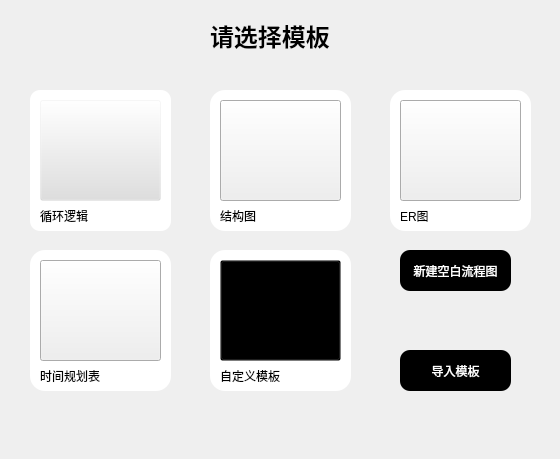
<?xml version="1.0" encoding="UTF-8"?>
<ui version="4.0">
 <class>Dialog</class>
 <widget class="QDialog" name="Dialog">
  <property name="geometry">
   <rect>
    <x>0</x>
    <y>0</y>
    <width>560</width>
    <height>459</height>
   </rect>
  </property>
  <property name="windowTitle">
   <string>Dialog</string>
  </property>
  <property name="styleSheet">
   <string notr="true">/*font: 290 11pt &quot;微软雅黑 Light&quot;;*/</string>
  </property>
  <widget class="QPushButton" name="add_mode">
   <property name="geometry">
    <rect>
     <x>400</x>
     <y>350</y>
     <width>111</width>
     <height>41</height>
    </rect>
   </property>
   <property name="styleSheet">
    <string notr="true">border-radius: 10px;
background-color: rgb(0,0,0);
color:white;
font: 700 9pt &quot;Microsoft YaHei UI&quot;;</string>
   </property>
   <property name="text">
    <string>导入模板</string>
   </property>
  </widget>
  <widget class="QPushButton" name="nothing">
   <property name="geometry">
    <rect>
     <x>400</x>
     <y>250</y>
     <width>111</width>
     <height>41</height>
    </rect>
   </property>
   <property name="styleSheet">
    <string notr="true">border-radius: 10px;
background-color: rgb(0,0,0);
color:white;
font: 700 9pt &quot;Microsoft YaHei UI&quot;;</string>
   </property>
   <property name="text">
    <string>新建空白流程图</string>
   </property>
  </widget>
  <widget class="QLabel" name="label">
   <property name="geometry">
    <rect>
     <x>210</x>
     <y>10</y>
     <width>161</width>
     <height>51</height>
    </rect>
   </property>
   <property name="styleSheet">
    <string notr="true">background-color: rgba(255, 255, 255,0);
font: 290 8pt &quot;微软雅黑 Light&quot;;</string>
   </property>
   <property name="text">
    <string>&lt;html&gt;&lt;head/&gt;&lt;body&gt;&lt;p&gt;&lt;span style=&quot; font-size:18pt; font-weight:700;&quot;&gt;请选择模板&lt;/span&gt;&lt;/p&gt;&lt;/body&gt;&lt;/html&gt;</string>
   </property>
  </widget>
  <widget class="QPushButton" name="mode1">
   <property name="geometry">
    <rect>
     <x>40</x>
     <y>100</y>
     <width>121</width>
     <height>101</height>
    </rect>
   </property>
   <property name="styleSheet">
    <string notr="true">background-color: rgba(223, 223, 223,0.1);</string>
   </property>
   <property name="text">
    <string/>
   </property>
  </widget>
  <widget class="QPushButton" name="mode2">
   <property name="geometry">
    <rect>
     <x>220</x>
     <y>100</y>
     <width>121</width>
     <height>101</height>
    </rect>
   </property>
   <property name="styleSheet">
    <string notr="true"/>
   </property>
   <property name="text">
    <string/>
   </property>
  </widget>
  <widget class="QPushButton" name="mode3">
   <property name="geometry">
    <rect>
     <x>400</x>
     <y>100</y>
     <width>121</width>
     <height>101</height>
    </rect>
   </property>
   <property name="styleSheet">
    <string notr="true"/>
   </property>
   <property name="text">
    <string/>
   </property>
  </widget>
  <widget class="QPushButton" name="mode4">
   <property name="geometry">
    <rect>
     <x>40</x>
     <y>260</y>
     <width>121</width>
     <height>101</height>
    </rect>
   </property>
   <property name="styleSheet">
    <string notr="true"/>
   </property>
   <property name="text">
    <string/>
   </property>
  </widget>
  <widget class="QPushButton" name="mode5">
   <property name="geometry">
    <rect>
     <x>220</x>
     <y>260</y>
     <width>121</width>
     <height>101</height>
    </rect>
   </property>
   <property name="styleSheet">
    <string notr="true">background-color:transparent</string>
   </property>
   <property name="text">
    <string/>
   </property>
  </widget>
  <widget class="QLabel" name="label_2">
   <property name="geometry">
    <rect>
     <x>40</x>
     <y>200</y>
     <width>121</width>
     <height>31</height>
    </rect>
   </property>
   <property name="text">
    <string>循环逻辑</string>
   </property>
  </widget>
  <widget class="QLabel" name="label_3">
   <property name="geometry">
    <rect>
     <x>220</x>
     <y>200</y>
     <width>121</width>
     <height>31</height>
    </rect>
   </property>
   <property name="text">
    <string>结构图</string>
   </property>
  </widget>
  <widget class="QLabel" name="label_4">
   <property name="geometry">
    <rect>
     <x>400</x>
     <y>200</y>
     <width>121</width>
     <height>31</height>
    </rect>
   </property>
   <property name="text">
    <string>ER图</string>
   </property>
  </widget>
  <widget class="QLabel" name="label_5">
   <property name="geometry">
    <rect>
     <x>40</x>
     <y>360</y>
     <width>121</width>
     <height>31</height>
    </rect>
   </property>
   <property name="text">
    <string>时间规划表</string>
   </property>
  </widget>
  <widget class="QLabel" name="label_6">
   <property name="geometry">
    <rect>
     <x>220</x>
     <y>360</y>
     <width>121</width>
     <height>31</height>
    </rect>
   </property>
   <property name="text">
    <string>自定义模板</string>
   </property>
  </widget>
  <widget class="QLabel" name="frame_1">
   <property name="geometry">
    <rect>
     <x>30</x>
     <y>90</y>
     <width>141</width>
     <height>141</height>
    </rect>
   </property>
   <property name="styleSheet">
    <string notr="true">background-color: rgba(255, 255, 255,1);
border-radius: 10px;</string>
   </property>
   <property name="text">
    <string/>
   </property>
  </widget>
  <widget class="QLabel" name="frame_2">
   <property name="geometry">
    <rect>
     <x>210</x>
     <y>90</y>
     <width>141</width>
     <height>141</height>
    </rect>
   </property>
   <property name="styleSheet">
    <string notr="true">QLabel {
background-color: rgba(255, 255, 255,1);
border-radius: 15px;
}
QLabel::hover {
background-color: rgb(240,240,240);
border-radius: 15px;
}</string>
   </property>
   <property name="text">
    <string/>
   </property>
  </widget>
  <widget class="QLabel" name="frame_3">
   <property name="geometry">
    <rect>
     <x>390</x>
     <y>90</y>
     <width>141</width>
     <height>141</height>
    </rect>
   </property>
   <property name="styleSheet">
    <string notr="true">background-color: rgba(255, 255, 255,1);
border-radius: 15px;</string>
   </property>
   <property name="text">
    <string/>
   </property>
  </widget>
  <widget class="QLabel" name="frame_4">
   <property name="geometry">
    <rect>
     <x>30</x>
     <y>250</y>
     <width>141</width>
     <height>141</height>
    </rect>
   </property>
   <property name="styleSheet">
    <string notr="true">background-color: rgba(255, 255, 255,1);
border-radius: 15px;</string>
   </property>
   <property name="text">
    <string/>
   </property>
  </widget>
  <widget class="QLabel" name="frame_5">
   <property name="geometry">
    <rect>
     <x>210</x>
     <y>250</y>
     <width>141</width>
     <height>141</height>
    </rect>
   </property>
   <property name="styleSheet">
    <string notr="true">background-color: rgba(255, 255, 255,1);
border-radius: 15px;</string>
   </property>
   <property name="text">
    <string/>
   </property>
  </widget>
  <widget class="QLabel" name="icon_1">
   <property name="geometry">
    <rect>
     <x>40</x>
     <y>100</y>
     <width>121</width>
     <height>101</height>
    </rect>
   </property>
   <property name="styleSheet">
    <string notr="true">image: url(:/icon/icons/circulate.png);</string>
   </property>
   <property name="text">
    <string/>
   </property>
  </widget>
  <widget class="QLabel" name="icon_2">
   <property name="geometry">
    <rect>
     <x>220</x>
     <y>100</y>
     <width>121</width>
     <height>101</height>
    </rect>
   </property>
   <property name="styleSheet">
    <string notr="true">image: url(:/icon/icons/constructure.png);</string>
   </property>
   <property name="text">
    <string/>
   </property>
  </widget>
  <widget class="QLabel" name="icon_3">
   <property name="geometry">
    <rect>
     <x>400</x>
     <y>100</y>
     <width>121</width>
     <height>101</height>
    </rect>
   </property>
   <property name="styleSheet">
    <string notr="true">image: url(:/icon/icons/ER.png);</string>
   </property>
   <property name="text">
    <string/>
   </property>
  </widget>
  <widget class="QLabel" name="icon_4">
   <property name="geometry">
    <rect>
     <x>40</x>
     <y>260</y>
     <width>121</width>
     <height>101</height>
    </rect>
   </property>
   <property name="styleSheet">
    <string notr="true">image: url(:/icon/icons/time.png);</string>
   </property>
   <property name="text">
    <string/>
   </property>
  </widget>
  <widget class="QLabel" name="icon_5">
   <property name="geometry">
    <rect>
     <x>220</x>
     <y>260</y>
     <width>121</width>
     <height>101</height>
    </rect>
   </property>
   <property name="styleSheet">
    <string notr="true">image: url(:/icon/icons/zdy.png)</string>
   </property>
   <property name="text">
    <string/>
   </property>
  </widget>
  <zorder>frame_5</zorder>
  <zorder>icon_5</zorder>
  <zorder>frame_4</zorder>
  <zorder>frame_3</zorder>
  <zorder>frame_2</zorder>
  <zorder>frame_1</zorder>
  <zorder>add_mode</zorder>
  <zorder>nothing</zorder>
  <zorder>label</zorder>
  <zorder>mode5</zorder>
  <zorder>label_2</zorder>
  <zorder>label_3</zorder>
  <zorder>label_4</zorder>
  <zorder>label_5</zorder>
  <zorder>label_6</zorder>
  <zorder>icon_1</zorder>
  <zorder>icon_2</zorder>
  <zorder>icon_3</zorder>
  <zorder>icon_4</zorder>
  <zorder>mode1</zorder>
  <zorder>mode2</zorder>
  <zorder>mode3</zorder>
  <zorder>mode4</zorder>
 </widget>
 <resources/>
 <connections/>
</ui>
